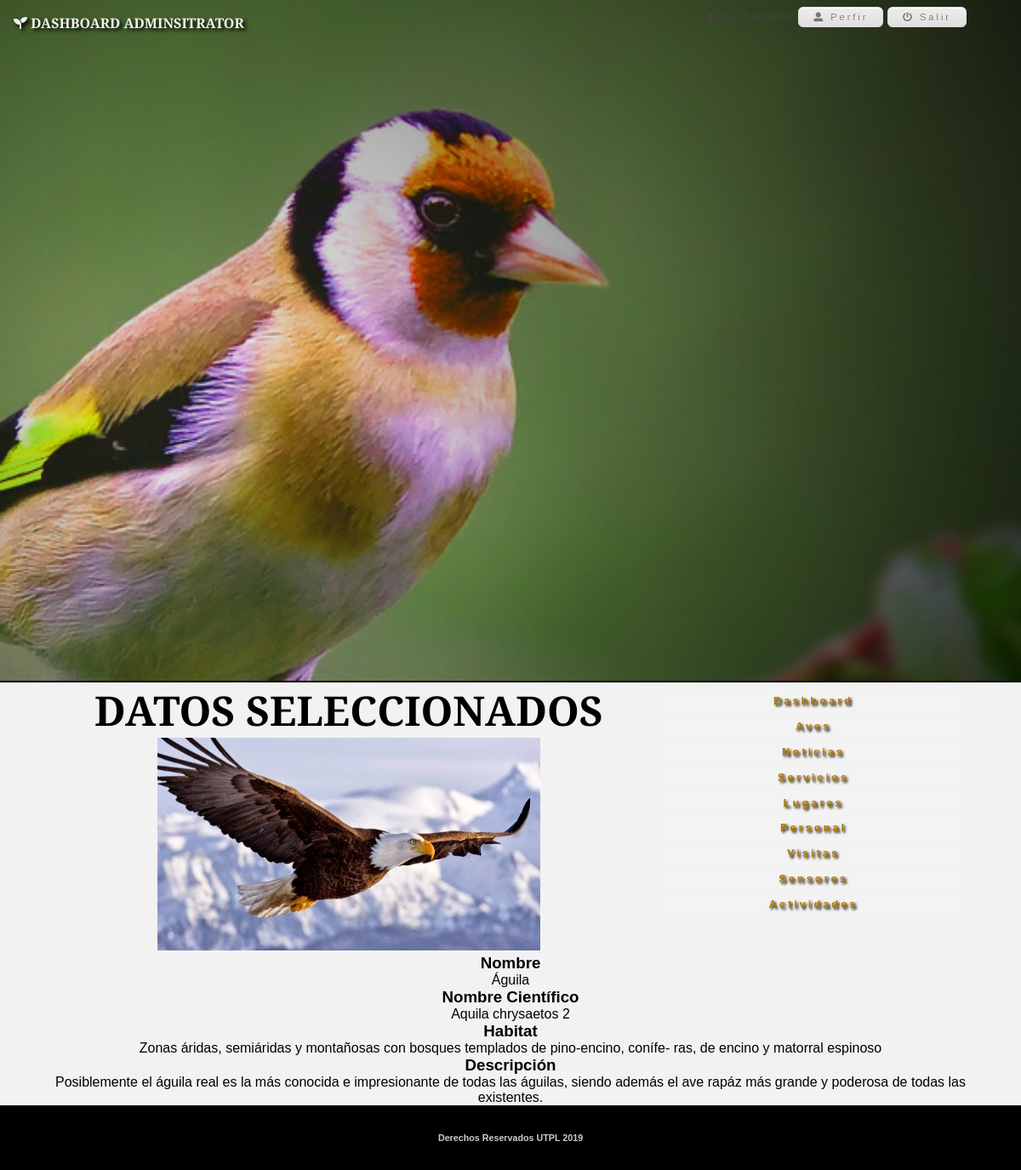
The page /administrator/adm_birds/birds_read.php?id=1 (signed in) on the database its author committed.
### tables this page shows
CREATE TABLE `aves` (
  `id` int(11) NOT NULL,
  `nombre` varchar(100) NOT NULL,
  `nombre_c` varchar(150) NOT NULL,
  `descripcion` varchar(500) NOT NULL,
  `habitat` varchar(150) NOT NULL,
  `imagen` varchar(200) NOT NULL
);

### administrator/security/security.php (called while the page is built, shortened)
<?php
	if(@$_SESSION['autentificado'] && $_SESSION['nombre'] && $_SESSION['rol']){
		include($_SESSION['site_path']."/dll/class_mysqli.php");
		$miconexion = new clase_mysqli;
	}else{
		echo "<script>location.href='../'</script>";
	}
?>

### dll/class_mysqli.php (called while the page is built, shortened)
<?php
class clase_mysqli{
	var $BaseDatos;
	var $Servidor;
	var $Usuario;
	var $Clave;
	var $Conexion_ID=0;
	var $Consulta_ID=0;
	function clase_mysqli($host="", $user="", $pass="", $db=""){
		$this->BaseDatos=$db;
		$this->Servidor=$host;
		$this->Usuario=$user;
		$this->Clave=$pass;
	}
	function conectar($host, $user, $pass, $db){
		if($db != "")$this->BaseDatos=$db;
		if($host != "")$this->Servidor=$host;
		if($user != "")$this->Usuario=$user;
		if($pass != "")$this->Clave=$pass;
		$this->Conexion_ID=new mysqli($this->Servidor, $this->Usuario, $this->Clave, $this->BaseDatos);
		return$this->Conexion_ID;
	}
	function consulta($sql=""){
		$this->Consulta_ID=mysqli_query($this->Conexion_ID,$sql);
		return $this->Consulta_ID;
	}
	function numcampos(){
		return mysqli_num_fields($this->Consulta_ID);
	}
	function consulta_lista(){
		while ($row = mysqli_fetch_array($this->Consulta_ID)) {
			for ($i=0; $i < $this->numcampos(); $i++) {
				$row[$i];
			}
			return $row;
		}
	}
}
?>

### administrator/adm_birds/birds_read.php (the view)
<?php
    extract($_GET);
	include('../adm_header.php');
    $res = $miconexion->consulta("select * from aves where id=$id");
    $lista_e = $miconexion->consulta_lista();
?>
<main>
    <link rel="stylesheet" href="adm_birds_css/estilos.css">
    <link rel="stylesheet" href="adm_birds_css/fontello.css">
    <div class="birds_principal">
        <h2 class="titulo_read">DATOS SELECCIONADOS</h2>
        <section class="area_trabajo1">
            <section class="contenido_mod1">
                <img src="adm_birds_dll/<?php echo $lista_e[5]; ?>" width="450px" height="250px" class="img_read">
                <h3 class='nombre_read'>Nombre</h3>
                <p class='cont_read'><?php echo $lista_e[1]; ?></p>
                <h3 class='nombrec_read'>Nombre Científico</h3>
                <p class='cont_read'><?php echo $lista_e[2]; ?></p>
                <h3 class='habitat_read'>Habitat</h3>
                <p class='cont_read'><?php echo $lista_e[4]; ?></p>
                <h3 class='desc_read'>Descripción</h3>
                <p class='cont_desc_read'><?php echo $lista_e[3]; ?></p>
            </section>
        </section>
    </div>
</main>
<?php
	include('../adm_footer.php');
?>

### administrator/adm_header.php (shortened to what this page needs)
<?php
include("security/security.php");
?>
<!DOCTYPE html>
<html>
<head>
	<link rel="stylesheet" href="https://use.fontawesome.com/releases/v5.8.1/css/all.css">
	<link rel="stylesheet" type="text/css" href="<?php echo $site_url;?>/administrator/css/style.css">
</head>
<body>
	<header>
		<h1><i class="fas fa-seedling"></i> DASHBOARD ADMINSITRATOR</h1>
		<nav class="top-menu">
			<div class="nameperfil"> <i class="fas fa-male"></i> <?php echo utf8_encode($_SESSION['nombre']);?></div>
			<a href=""><i class="fas fa-user-alt"></i> Perfir</a>
			<a href="<?php echo $site_url;?>/administrator/security/exit.php?salir=true"><i class="fas fa-power-off"></i> Salir</a>
		</nav>
	</header>
	<nav class="mainmenu">
		<a href="../">Dashboard</a>
		<a href="../adm_birds/index.php">Aves</a>
		<a href="../adm_notices/index.php">Noticias</a>
		<a href="../adm_services/index.php">Servicios</a>
		<a href="../adm_lugares/index.php">Lugares</a>
		<a href="../adm_staff/index.php">Personal</a>
		<a href="">Visitas</a>
		<a href="">Sensores</a>
		<a href="../adm_activities/index.php">Actividades</a>
	</nav>

### administrator/adm_footer.php
	<footer>
		<h6>Derechos Reservados UTPL 2019</h6>
	</footer>
</body>
</html>

### administrator/css/style.css (style rules this page uses)
* { padding: 0; margin: 0; }
html, body { background: #f1f1f1; height: 100%; font-family: arial; }
header { background-color: #FFC75B; border-bottom: 2px solid #000; }
header h1 { display: inline-block; width: 35%; font-size: 1em; padding: 0.9em 1em; }
.nameperfil { font-size: 0.8em; width: 30%; display: inline-block; color: #4A413B; }
.top-menu { display: inline-block; width: 55%; text-align: right; padding: 0.5em 1em; }
.top-menu a { -moz-box-shadow:inset 0px 1px 0px 0px #ffffff; -webkit-box-shadow:inset 0px 1px 0px 0px #ffffff; box-shadow:inset 0px 1px 0px 0px #ffffff; background:-webkit-gradient(linear, left top, left bottom, color-stop(0.05, #ededed), color-stop(1, #dfdfdf)); background:-moz-linear-gradient(top, #ededed 5%, #dfdfdf 100%); background:-webkit-linear-gradient(top, #ededed 5%, #dfdfdf 100%); background:-o-linear-gradient(top, #ededed 5%, #dfdfdf 100%); background:-ms-linear-gradient(top, #ededed 5%, #dfdfdf 100%); background:linear-gradient(to bottom, #ededed 5%, #dfdfdf 100%); filter:progid:DXImageTransform.Microsoft.gradient(startColorstr='#ededed', endColorstr='#dfdfdf',GradientType=0); background-color:#ededed; -moz-border-radius:6px; -webkit-border-radius:6px; border-radius:6px; border:1px solid #dcdcdc; display:inline-block; cursor:pointer; color:#777777; font-family:Arial; font-size:11px; padding:5px 17px; text-decoration:none; text-shadow:0px 1px 0px #ffffff; }
.mainmenu { width: 100; text-align: center; padding: 0.5em 1em; }
.mainmenu a { text-decoration: none; padding: 0.5em 0.5em; color: #B87A00; font-weight: bold; font-size: 0.8em; }
main { text-align:center; }
footer { background: #FFECAA; color: #666; text-align: center; }
footer h6 { padding: 1em 0; }

### css/estilos.css (style rules this page uses)
* { padding: 0; margin: 0; }
html, body { background: #f2f2f2; height: 100%; font-family: arial; }
header { height: 100%; background: url(../images/bg_bird.jpg); background-position: center center; background-repeat: no-repeat; background-attachment: fixed; background-size: cover; background-color: #999; }
.top-menu { text-align: right; padding: 0.5em 1em; }
header h1 { font-family: 'Josefin Slab'; color: #f2f2f2; padding: 1em; text-shadow: 3px 3px 4px #000; }
nav { width:30%; float: right; margin-right: 3em; border-radius: 5px; }
nav a { display: block; color: #fff; text-decoration: none; background: rgba(255,255,255,0.1); text-shadow: 2px 2px 3px #000; font-size: 1.2em; padding: 5px 10px; letter-spacing: 3px; transition: all 0.4s ease-in-out; margin-bottom: 2px; }
main { width: 90%; margin: 0 auto; }
h2 { font-size: 3em; text-transform: uppercase; font-family: 'Josefin Slab'; }
footer { background: #000; color: #ccc; text-align: center; }
footer h6 { padding: 3em 0; }

### rows shown on the page
aves: nombre "Águila", nombre_c "Aquila chrysaetos 2", habitat "Zonas áridas, semiáridas y montañosas con bosques templados de pino-encino, conífe- ras, de encino y matorral espinoso", descripcion "Posiblemente el águila real es la más conocida e impresionante de todas las águilas, siendo además el ave rapáz más grande y poderosa de todas las existentes."
